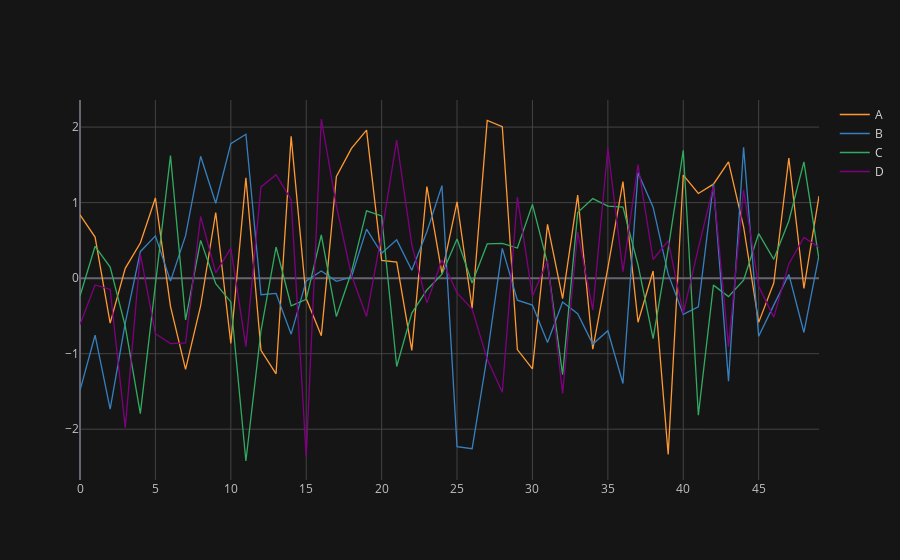

Notebook cell for this chart:
### Markdown cell above
# Basic

### Code cell
# create a dataframe using numpy array

arr_1 = np.random.randn(50,4)
df1 = pd.DataFrame(arr_1, columns = ['A','B','C','D'])
df1.iplot()
